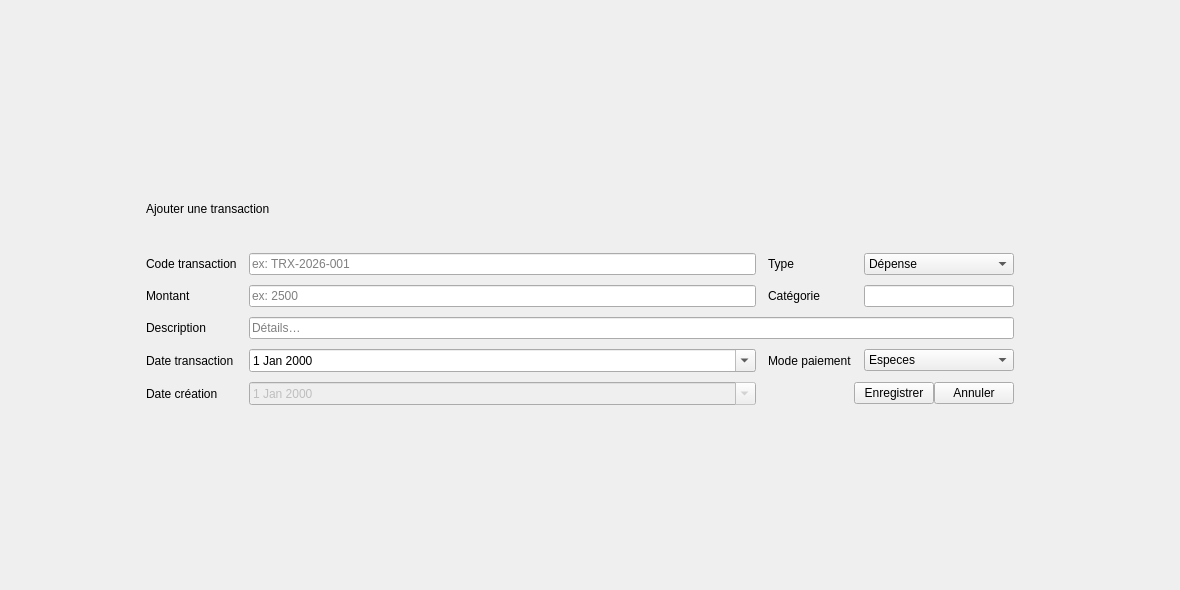
            <widget class="QWidget" name="ajouterF">
             <widget class="QFrame" name="OverlayFinance">
              <property name="geometry">
               <rect>
                <x>130</x>
                <y>0</y>
                <width>1041</width>
                <height>581</height>
               </rect>
              </property>
              <property name="frameShape">
               <enum>QFrame::Shape::NoFrame</enum>
              </property>
              <layout class="QVBoxLayout" name="overlayFinanceLayout">
               <property name="leftMargin">
                <number>0</number>
               </property>
               <property name="topMargin">
                <number>0</number>
               </property>
               <property name="rightMargin">
                <number>0</number>
               </property>
               <property name="bottomMargin">
                <number>0</number>
               </property>
               <item>
                <spacer name="ovTop">
                 <property name="orientation">
                  <enum>Qt::Orientation::Vertical</enum>
                 </property>
                 <property name="sizeHint" stdset="0">
                  <size>
                   <width>20</width>
                   <height>40</height>
                  </size>
                 </property>
                </spacer>
               </item>
               <item>
                <widget class="QFrame" name="PopupFinanceCard">
                 <property name="minimumSize">
                  <size>
                   <width>760</width>
                   <height>260</height>
                  </size>
                 </property>
                 <property name="maximumSize">
                  <size>
                   <width>900</width>
                   <height>400</height>
                  </size>
                 </property>
                 <property name="frameShape">
                  <enum>QFrame::Shape::NoFrame</enum>
                 </property>
                 <layout class="QVBoxLayout" name="popupFinanceCardLayout">
                  <property name="spacing">
                   <number>12</number>
                  </property>
                  <property name="leftMargin">
                   <number>16</number>
                  </property>
                  <property name="topMargin">
                   <number>16</number>
                  </property>
                  <property name="rightMargin">
                   <number>16</number>
                  </property>
                  <property name="bottomMargin">
                   <number>16</number>
                  </property>
                  <item>
                   <widget class="QLabel" name="PopupTitleFinance">
                    <property name="text">
                     <string>Ajouter une transaction</string>
                    </property>
                   </widget>
                  </item>
                  <item>
                   <layout class="QGridLayout" name="popupFinanceGrid">
                    <property name="horizontalSpacing">
                     <number>12</number>
                    </property>
                    <property name="verticalSpacing">
                     <number>10</number>
                    </property>
                    <item row="1" column="0">
                     <widget class="QLabel" name="LblAmount">
                      <property name="text">
                       <string>Montant</string>
                      </property>
                     </widget>
                    </item>
                    <item row="3" column="3">
                     <widget class="QComboBox" name="FormPayMode">
                      <item>
                       <property name="text">
                        <string>Especes</string>
                       </property>
                      </item>
                      <item>
                       <property name="text">
                        <string>Cheque</string>
                       </property>
                      </item>
                      <item>
                       <property name="text">
                        <string>Virement</string>
                       </property>
                      </item>
                      <item>
                       <property name="text">
                        <string>Carte bancaire</string>
                       </property>
                      </item>
                      <item>
                       <property name="text">
                        <string>Facture</string>
                       </property>
                      </item>
                      <item>
                       <property name="text">
                        <string>Remboursement</string>
                       </property>
                      </item>
                     </widget>
                    </item>
                    <item row="1" column="2">
                     <widget class="QLabel" name="LblCat2">
                      <property name="text">
                       <string>Catégorie</string>
                      </property>
                     </widget>
                    </item>
                    <item row="0" column="0">
                     <widget class="QLabel" name="LblCode">
                      <property name="text">
                       <string>Code transaction</string>
                      </property>
                     </widget>
                    </item>
                    <item row="2" column="1" colspan="3">
                     <widget class="QLineEdit" name="FormDesc">
                      <property name="placeholderText">
                       <string>Détails…</string>
                      </property>
                     </widget>
                    </item>
                    <item row="3" column="1">
                     <widget class="QDateEdit" name="FormDate">
                      <property name="calendarPopup">
                       <bool>true</bool>
                      </property>
                     </widget>
                    </item>
                    <item row="2" column="0">
                     <widget class="QLabel" name="LblDesc">
                      <property name="text">
                       <string>Description</string>
                      </property>
                     </widget>
                    </item>
                    <item row="4" column="1">
                     <widget class="QDateEdit" name="FormCreatedAt">
                      <property name="enabled">
                       <bool>false</bool>
                      </property>
                      <property name="calendarPopup">
                       <bool>true</bool>
                      </property>
                     </widget>
                    </item>
                    <item row="3" column="0">
                     <widget class="QLabel" name="LblDate2">
                      <property name="text">
                       <string>Date transaction</string>
                      </property>
                     </widget>
                    </item>
                    <item row="0" column="3">
                     <widget class="QComboBox" name="FormType">
                      <item>
                       <property name="text">
                        <string>Dépense</string>
                       </property>
                      </item>
                      <item>
                       <property name="text">
                        <string>Revenu</string>
                       </property>
                      </item>
                     </widget>
                    </item>
                    <item row="4" column="2" colspan="2">
                     <layout class="QHBoxLayout" name="popupFinanceButtons">
                      <item>
                       <spacer name="pfSpacer">
                        <property name="orientation">
                         <enum>Qt::Orientation::Horizontal</enum>
                        </property>
                        <property name="sizeHint" stdset="0">
                         <size>
                          <width>40</width>
                          <height>20</height>
                         </size>
                        </property>
                       </spacer>
                      </item>
                      <item>
                       <widget class="QPushButton" name="BtnPopupSaveFinance">
                        <property name="text">
                         <string>Enregistrer</string>
                        </property>
                       </widget>
                      </item>
                      <item>
                       <widget class="QPushButton" name="BtnPopupCancelFinance">
                        <property name="text">
                         <string>Annuler</string>
                        </property>
                       </widget>
                      </item>
                     </layout>
                    </item>
                    <item row="0" column="2">
                     <widget class="QLabel" name="LblFType">
                      <property name="text">
                       <string>Type</string>
                      </property>
                     </widget>
                    </item>
                    <item row="4" column="0">
                     <widget class="QLabel" name="LblCreated">
                      <property name="text">
                       <string>Date création</string>
                      </property>
                     </widget>
                    </item>
                    <item row="0" column="1">
                     <widget class="QLineEdit" name="FormCode">
                      <property name="placeholderText">
                       <string>ex: TRX-2026-001</string>
                      </property>
                     </widget>
                    </item>
                    <item row="3" column="2">
                     <widget class="QLabel" name="LblPay">
                      <property name="text">
                       <string>Mode paiement</string>
                      </property>
                     </widget>
                    </item>
                    <item row="1" column="1">
                     <widget class="QLineEdit" name="FormAmount">
                      <property name="placeholderText">
                       <string>ex: 2500</string>
                      </property>
                     </widget>
                    </item>
                    <item row="1" column="3">
                     <widget class="QLineEdit" name="FormCategory">
                      <property name="maximumSize">
                       <size>
                        <width>150</width>
                        <height>16777215</height>
                       </size>
                      </property>
                      <property name="placeholderText">
                       <string/>
                      </property>
                     </widget>
                    </item>
                   </layout>
                  </item>
                 </layout>
                </widget>
               </item>
               <item>
                <spacer name="ovBottom">
                 <property name="orientation">
                  <enum>Qt::Orientation::Vertical</enum>
                 </property>
                 <property name="sizeHint" stdset="0">
                  <size>
                   <width>20</width>
                   <height>40</height>
                  </size>
                 </property>
                </spacer>
               </item>
              </layout>
             </widget>
            </widget>
